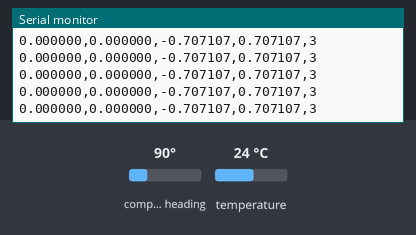
Recording of a sketch running on a simulated Arduino Uno, built with avr-gcc and run on an emulated ATmega328P. On the bench: the last lines printed to the serial monitor. Inputs (shaded band) come from the test bench; at power-on: compass heading 90°, temperature 24 °C.

Above: at 2.2 s.
2.3 s: compass heading set to 180°
At 3.3 s:
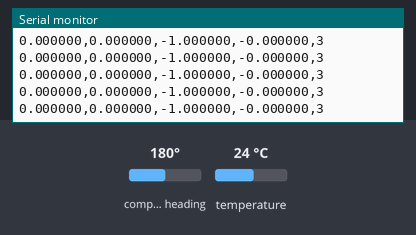
5.3 s: compass heading set to 7°
At 6.3 s:
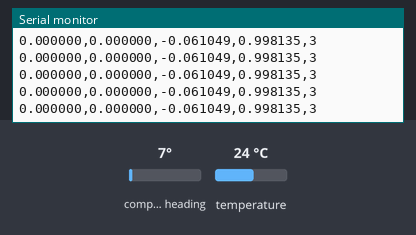
Timing chart, 0 to 8.3 s (numbered marks = the images above; inputs shaded):
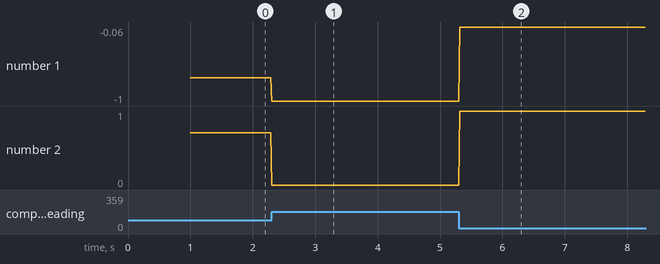

The sketch:

Arduino-IMU.ino
```cpp
#include <Wire.h>
#include <Adafruit_Sensor.h>
#include <Adafruit_BNO055.h>
#include <utility/imumaths.h>

/* This driver reads raw data from the BNO055

   Connections
   ===========
   Connect SCL to analog 5
   Connect SDA to analog 4
   Connect VDD to 3.3V DC
   Connect GROUND to common ground

   History
   =======
   2015/MAR/03  - First release (KTOWN)
*/

/* Set the delay between fresh samples */
#define BNO055_SAMPLERATE_DELAY_MS (10)

Adafruit_BNO055 bno = Adafruit_BNO055();

/**************************************************************************/
/*
    Arduino setup function (automatically called at startup)
*/
/**************************************************************************/
void setup(void)
{
  Serial.begin(115200);
 // Serial.println("Orientation Sensor Raw Data Test"); Serial.println("");

  /* Initialise the sensor */
  if(!bno.begin())
  {
    /* There was a problem detecting the BNO055 ... check your connections */
    Serial.print("Ooops, no BNO055 detected ... Check your wiring or I2C ADDR!");
    while(1);
  }

  delay(1000);

  /* Display the current temperature */
  int8_t temp = bno.getTemp();
  //Serial.print("Current Temperature: ");
  //Serial.print(temp);
 // Serial.println(" C");
 // Serial.println("");

  bno.setExtCrystalUse(true);

  //Serial.println("Calibration status values: 0=uncalibrated, 3=fully calibrated");
}

/**************************************************************************/
/*
    Arduino loop function, called once 'setup' is complete (your own code
    should go here)
*/
/**************************************************************************/
void loop(void)
{
  // Possible vector values can be:
  // - VECTOR_ACCELEROMETER - m/s^2
  // - VECTOR_MAGNETOMETER  - uT
  // - VECTOR_GYROSCOPE     - rad/s
  // - VECTOR_EULER         - degrees
  // - VECTOR_LINEARACCEL   - m/s^2
  // - VECTOR_GRAVITY       - m/s^2
  /*imu::Vector<3> euler = bno.getVector(Adafruit_BNO055::VECTOR_MAGNETOMETER);

  // Display the floating point data
  Serial.print("X: ");
  Serial.print(euler.x());
  Serial.print(" Y: ");
  Serial.print(euler.y());
  Serial.print(" Z: ");
  Serial.print(euler.z());
  Serial.print("\t\t");
  */


  // Quaternion data
  imu::Quaternion quat = bno.getQuat();
  Serial.print(quat.x(), 6);
  Serial.write(',');
  Serial.print(quat.y(), 6);
  Serial.write(',');
  Serial.print(quat.z(), 6);
  Serial.write(',');
  Serial.print(quat.w(), 6);
  Serial.write(',');


  /* Display calibration status for each sensor. */
  uint8_t system, gyro, accel, mag = 0;
  bno.getCalibration(&system, &gyro, &accel, &mag);
//  Serial.print("CALIBRATION: Sys=");
 // Serial.print(system, DEC);
//  Serial.print(" Gyro=");
 // Serial.print(gyro, DEC);
//  Serial.print(" Accel=");
 // Serial.print(accel, DEC);
//  Serial.print(" Mag=");
  Serial.println(system, DEC);

  delay(BNO055_SAMPLERATE_DELAY_MS);
}
```

Measured:
- after the input at 2.3 s, the serial monitor: prints a new line at once (image 1)
- after the input at 5.3 s, the serial monitor: prints a new line at once (image 2)
- plotted number 1: -0.71 → -1 after the input at 2.3 s, -1 → -0.06 after the input at 5.3 s
- plotted number 2: 0 → 1 after the input at 5.3 s
